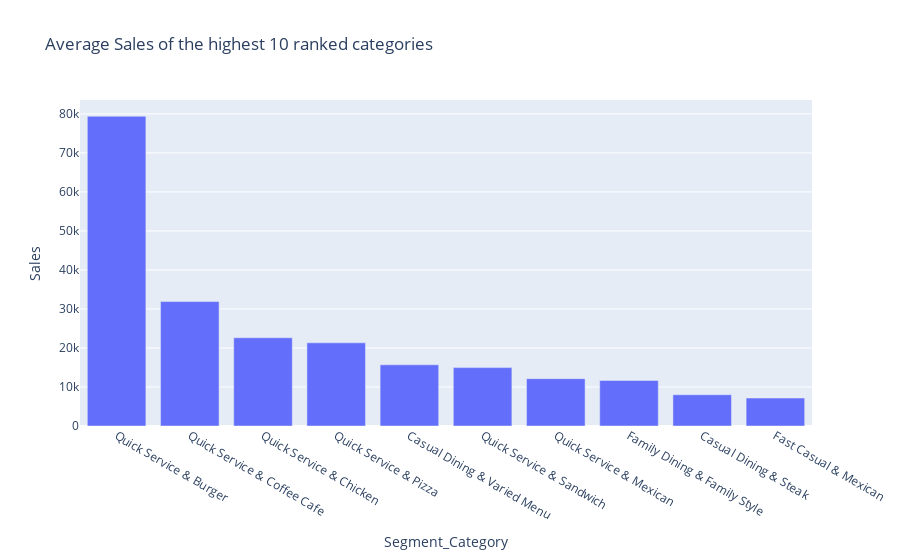

Source (notebook cell):
### Code cell
px.bar(cat_ranking, x=cat_ranking.index, y="Sales", title="Average Sales of the highest 10 ranked categories")

### Figure 1 — Plotly figure (JSON) as saved in the notebook; plotly's stock layout.template omitted (floating-point values rounded to 4 significant figures)
{"data": [{"alignmentgroup": "True", "hovertemplate": "Segment_Category=%{x}<br>Sales=%{y}<extra></extra>", "legendgroup": "", "marker": {"color": "#636efa"}, "name": "", "offsetgroup": "", "orientation": "v", "showlegend": false, "textposition": "auto", "type": "bar", "x": ["Quick Service & Burger", "Quick Service & Coffee Cafe", "Quick Service & Chicken", "Quick Service & Pizza", "Casual Dining & Varied Menu", "Quick Service & Sandwich", "Quick Service & Mexican", "Family Dining & Family Style", "Casual Dining & Steak", "Fast Casual & Mexican"], "xaxis": "x", "y": [79384, 31889, 22619, 21316, 15686, 14965, 12143, 11677, 8014, 7159], "yaxis": "y"}], "layout": {"barmode": "relative", "legend": {"tracegroupgap": 0}, "title": {"text": "Average Sales of the highest 10 ranked categories"}, "xaxis": {"anchor": "y", "domain": [0, 1], "title": {"text": "Segment_Category"}}, "yaxis": {"anchor": "x", "domain": [0, 1], "title": {"text": "Sales"}}}}
